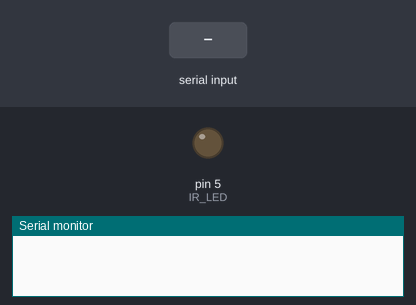
The sketch below on a simulated Arduino Uno, built with avr-gcc and run on an emulated ATmega328P. Shown: output pins drawn as LEDs (lit = HIGH), the last lines printed to the serial monitor. Inputs (shaded band) come from the test bench. Random numbers use the default seed unless the sketch sets one.

Above: at 1.2 s.
1.3 s: "90,45\n" received over Serial
At 1.45 s:
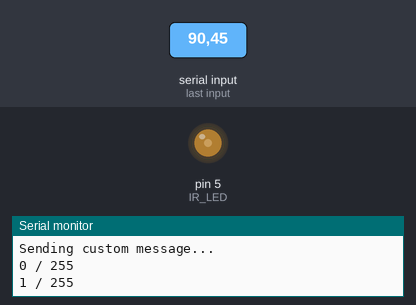
4.3 s: "30,150\n" received over Serial
Timing chart, 0 to 7.3 s (numbered marks = the images above; inputs shaded):
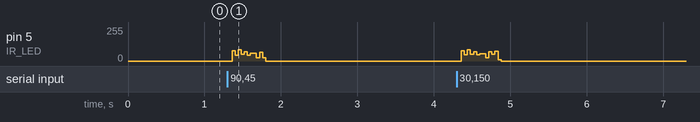

The sketch:

IR_unit_hello_world.ino
```cpp
#include "IR_module_header.h";

void setup() {
  Serial.begin(115200);
  initialize_IR_module();
}

void loop() {
 //communication_test();
 transmitter_mode();
}

void transmitter_mode(){//To be used in test 1 and test 2

  if (Serial.available() > 0) {
    delay(20);

    while(Serial.available()>0){

    int sent_message_length = Serial.available();
    uint16_t number_of_package_bytes = get_number_of_package_bytes();


      Serial.println("Sending custom message...");

      for (uint16_t i = 0; i < sent_message_length; i++) {
        set_buffer(0,i);
        set_buffer(1,Serial.read());

        uint16_t CRC_16 = generate_CRC_16_bit();
        uint8_t CRC_SIG = CRC_16 >> 8;
        uint8_t CRC_LST = CRC_16 % 256;
        set_buffer(number_of_package_bytes - 2, CRC_SIG);
        set_buffer(number_of_package_bytes - 1, CRC_LST);
        transmit_buffer();
        Serial.println(String(i) + " / " + String(255));
        delay(20);
      }

      Serial.println("Transmitting process is completed.");

  }
}
}
void communication_test() {
  //To be used in test 1 and test 2
  static unsigned long succesful_package_counter = 0;
  static unsigned long corrupted_package_counter = 0;

  uint8_t listening_result = listen_IR();
  if (listening_result == 1) {
    succesful_package_counter = succesful_package_counter + 1;
  } else if (listening_result == 2) {
    corrupted_package_counter = corrupted_package_counter + 1;
  } else if (listening_result == 0){
    //pass (no data is received)
  }

  if (Serial.available() > 0) {
    int incoming_byte = Serial.read();
    uint16_t number_of_package_bytes = get_number_of_package_bytes();

    if (incoming_byte == 'S') {
      Serial.println("Sending the data...");
      for (uint16_t i = 0; i < 256; i++) {
        for (uint16_t j = 0; j < number_of_package_bytes - 2; j++) {
          set_buffer(j, i);
        }
        uint16_t CRC_16 = generate_CRC_16_bit();
        uint8_t CRC_SIG = CRC_16 >> 8;
        uint8_t CRC_LST = CRC_16 % 256;
        set_buffer(number_of_package_bytes - 2, CRC_SIG);
        set_buffer(number_of_package_bytes - 1, CRC_LST);
        transmit_buffer();
        Serial.println(String(i) + " / " + String(255));
        delay(20);
      }
      Serial.println("Transmitting process is completed.");
    } else if (incoming_byte == 'B') {
      Serial.println("\nSending random data...");
      for (uint16_t i = 0; i < number_of_package_bytes - 2; i++) {
        uint8_t rand_number = random(256);
        set_buffer(i, rand_number);
        Serial.print(String(rand_number) + " ");
      }
      uint16_t CRC_16 = generate_CRC_16_bit();
      uint8_t CRC_SIG = CRC_16 >> 8;
      uint8_t CRC_LST = CRC_16 % 256;
      Serial.println(String(CRC_SIG) + " " + String(CRC_LST));
      set_buffer(number_of_package_bytes - 2, CRC_SIG);
      set_buffer(number_of_package_bytes - 1, CRC_LST);

      transmit_buffer();
      delay(20);
    } else if (incoming_byte == 'P') {
      while (Serial.available() == 0) {}
      int package_number = Serial.read();
      if ('3' <= package_number && package_number <= '8') {
        set_number_of_package_bytes(package_number - '0');
        Serial.println("Number of package byte is set to: " + String(package_number - '0'));
      } else {
        Serial.println("Error: Number of package is not in limits");
      }
    } else if (incoming_byte == 'L') {
      Serial.println("\nTotal packages received:" + String(succesful_package_counter + corrupted_package_counter));
      Serial.println("Successful packages:" + String(succesful_package_counter));
      Serial.println("Corrupted packages:" + String(corrupted_package_counter));
      Serial.println("Success ratio is left as an exercise = " + String(succesful_package_counter) + " / " + String(succesful_package_counter + corrupted_package_counter));
    } else if (incoming_byte == 'R') {
      Serial.println("\nCounters are reseted");
      succesful_package_counter = 0;
      corrupted_package_counter = 0;
    }
  }
}
```

IR_module.ino
```cpp
//Refer to: https://www.ersinelektronik.com/class/INNOVAEditor/assets/Datasheets/TSOP1136.pdf

#define IR_RECEIVE_PIN 3
#define IR_LED 5

//delayMicroseconds() very accurately in the range 3 microseconds and up to 16383. Be careful if you are not in this range
#define K_NUMBER_OF_BURSTS 60
#define BURST_HALF_PERIOD_US 13
#define LISTEN_DURATION_MS 20
#define TRANSMIT_SLEEP_TIME 20

uint8_t NUMBER_OF_PACKAGE_BYTES = 4;  //cannot be smaller than 3.
unsigned long TRIGGER_DURATION_US = (BURST_HALF_PERIOD_US * 2) * K_NUMBER_OF_BURSTS;

uint8_t IR_module_buffer[8];

void initialize_IR_module() {
  pinMode(IR_RECEIVE_PIN, INPUT);
  pinMode(IR_LED, OUTPUT);
}

// =============================================================
uint16_t get_number_of_package_bytes() {
  return NUMBER_OF_PACKAGE_BYTES;
}
void set_number_of_package_bytes(uint16_t new_package_size) {
  NUMBER_OF_PACKAGE_BYTES = new_package_size;
}

void set_buffer(uint16_t byte_index, uint8_t byte_value) {
  IR_module_buffer[byte_index] = byte_value;
}

void reverse_buffer() {
  for (int j = 0; j < NUMBER_OF_PACKAGE_BYTES; j++) {
    uint8_t reversed_byte = 0;
    for (int i = 0; i < 8; i++) {
      if (IR_module_buffer[j] & (1 << i)) {
        reversed_byte |= (1 << (7 - i));
      }
    }
    IR_module_buffer[j] = reversed_byte;
  }
}

void transmit_buffer() {

  reverse_buffer();
  //=================

  transmit_zero();  //start bit

  for (uint16_t byte_index = 0; byte_index < NUMBER_OF_PACKAGE_BYTES; byte_index++) {
    for (uint8_t package_bit = 0; package_bit < 8; package_bit++) {
      uint8_t send_bit = (IR_module_buffer[byte_index] & 1);
      if (send_bit == 0) {
        transmit_zero();
      } else {
        transmit_one();
      }
      IR_module_buffer[byte_index] = IR_module_buffer[byte_index] >> 1;
    }
  }

  //=================
  reverse_buffer();
}
//TRANSITTERS ========================================================
unsigned long TRANSMISSION_START_TIME = 0;

void transmit_zero() {
  TRANSMISSION_START_TIME = micros();
  while (micros() - TRANSMISSION_START_TIME < (TRIGGER_DURATION_US)) {
    digitalWrite(IR_LED, HIGH);
    delayMicroseconds(BURST_HALF_PERIOD_US);
    digitalWrite(IR_LED, LOW);
    delayMicroseconds(BURST_HALF_PERIOD_US);
  }
}

void transmit_one() {
  TRANSMISSION_START_TIME = micros();
  digitalWrite(IR_LED, LOW);
  delayMicroseconds(TRIGGER_DURATION_US);
}

uint8_t listen_IR() {

  unsigned long listen_start_time = millis();
  uint8_t counter = 0;
  while (millis() - listen_start_time < LISTEN_DURATION_MS) {
    if (digitalRead(IR_RECEIVE_PIN) == 0) {
      delayMicroseconds(BURST_HALF_PERIOD_US);
      counter = counter + 1;
      if (counter > 5) {
        break;
      }
    }
  }

  //check if transmission is detected
  if (counter > 5) {
    delayMicroseconds(TRIGGER_DURATION_US * 1.5);
    unsigned long listen_starts = micros();
    for (uint8_t i = 0; i < (NUMBER_OF_PACKAGE_BYTES * 8); i++) {
      uint8_t byte_no = i / 8;

      IR_module_buffer[byte_no] = (IR_module_buffer[byte_no] << 1) + digitalRead(IR_RECEIVE_PIN);
      while (micros() < listen_starts + (i + 1) * TRIGGER_DURATION_US) {
        continue;
      }
    }

    uint16_t CRC_16 = generate_CRC_16_bit();
    uint8_t CRC_SIG = CRC_16 >> 8;
    uint8_t CRC_LST = CRC_16 % 256;
    if (IR_module_buffer[NUMBER_OF_PACKAGE_BYTES - 1] == CRC_LST && IR_module_buffer[NUMBER_OF_PACKAGE_BYTES - 2] == CRC_SIG) {
      for (uint8_t i = 0; i < NUMBER_OF_PACKAGE_BYTES; i++) {
        Serial.print(IR_module_buffer[i]);
        Serial.print(' ');
      }
      Serial.println();
      return 1;  //Package is valid. return 1
    } else {
      Serial.println("Package corrupted");
      return 2;  // CRC check is failed. return 2
    }
  }

  return 0;  // No signal is detected. return 0
}

//MAGICAL CRC_16 MODBUS code.
uint16_t generate_CRC_16_bit() {
  uint16_t remainder = CRC_16_bit_for_1BYTE(IR_module_buffer[0], 65535);
  for (uint8_t i = 1; i < NUMBER_OF_PACKAGE_BYTES - 2; i++) {
    remainder = CRC_16_bit_for_1BYTE(IR_module_buffer[i], remainder);
  }
  return remainder;
}
uint16_t CRC_16_bit_for_1BYTE(uint16_t data, uint16_t last_data) {
  //if this is first data (i.e LAST_DATA==null), LAST_DATA= 65535 = FFFF
  uint16_t key = 40961;     //1010 0000 0000 0001
  data = data ^ last_data;  //XOR
  for (int i = 0; i < 8; i++) {
    boolean should_XOR = false;
    if (data % 2 == 1) should_XOR = true;
    data = data >> 1;
    if (should_XOR) data = data ^ key;
  }
  return data;
}
```

IR_module_header.h
```cpp
// IRModule.h

#ifndef IR_MODULE_H
#define IR_MODULE_H

#define IR_RECEIVE_PIN 3
#define IR_LED 5

#define K_NUMBER_OF_BURSTS 60
#define BURST_HALF_PERIOD_US 13
#define LISTEN_DURATION_MS 20
#define TRANSMIT_SLEEP_TIME 20

extern uint8_t NUMBER_OF_PACKAGE_BYTES;
extern unsigned long TRIGGER_DURATION_US;
extern uint8_t IR_module_buffer[8];

void initialize_IR_module();
uint16_t get_number_of_package_bytes();
void set_number_of_package_bytes(uint16_t new_package_size);
void set_buffer(uint16_t byte_index, uint8_t byte_value);
void reverse_buffer();
void transmit_buffer();
void transmit_zero();
void transmit_one();
uint8_t listen_IR();
uint16_t generate_CRC_16_bit();
uint16_t CRC_16_bit_for_1BYTE(uint16_t data, uint16_t last_data);

#endif // IR_MODULE_H
```
